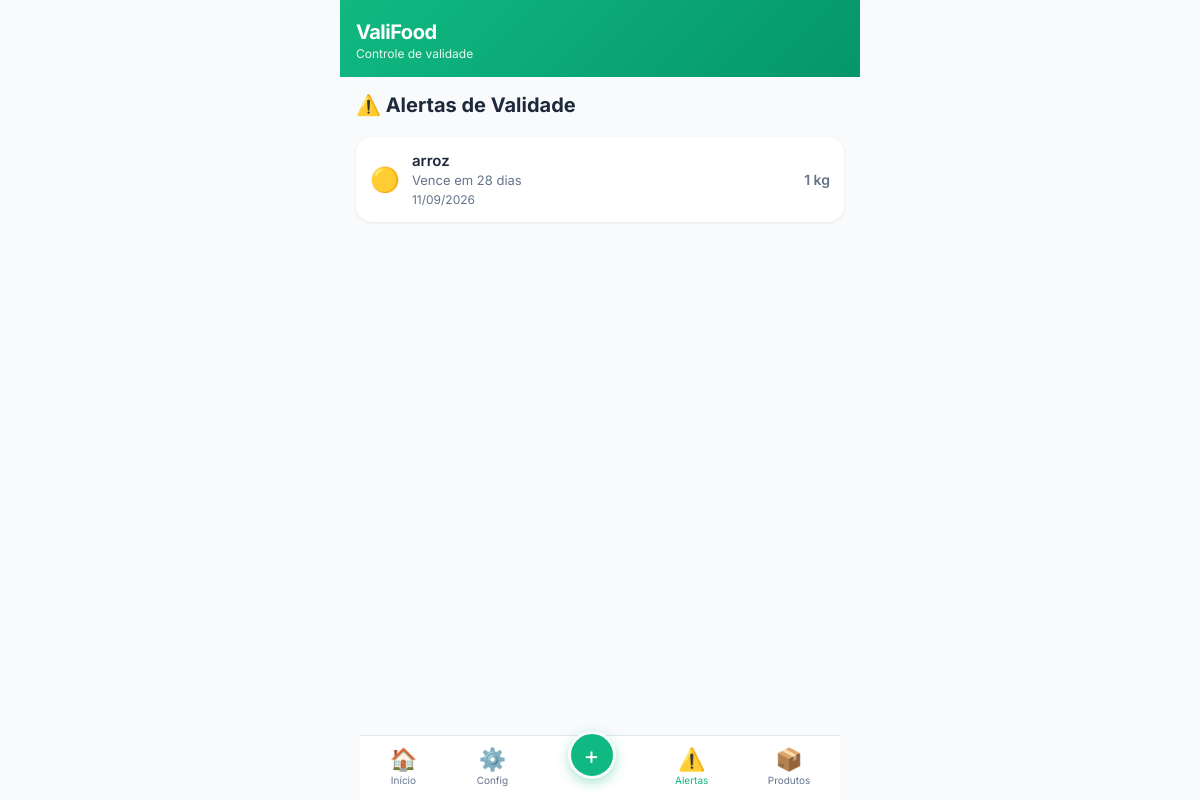
Screenshot of /notifications/ (signed in) with the database file from the repository.
### app/models.py (models this page shows, shortened)
class Product(db.Model):
    __tablename__ = 'products'
    id = db.Column(db.Integer, primary_key=True)
    user_id = db.Column(db.Integer, db.ForeignKey('users.id'), nullable=False)
    barcode = db.Column(db.String(50), nullable=True)
    name = db.Column(db.String(150), nullable=False)
    brand = db.Column(db.String(100), nullable=True)
    category_id = db.Column(db.Integer, db.ForeignKey('categories.id'), nullable=True)
    quantity = db.Column(db.Float, default=1)
    unit = db.Column(db.String(20), default='unidade')
    purchase_date = db.Column(db.Date, nullable=True)
    expiration_date = db.Column(db.Date, nullable=True)
    no_expiration = db.Column(db.Boolean, default=False)
    storage_location_id = db.Column(db.Integer, db.ForeignKey('storage_locations.id'), nullable=True)
    notes = db.Column(db.Text, nullable=True)
    image = db.Column(db.String(255), nullable=True)
    created_at = db.Column(db.DateTime, default=lambda: datetime.now(pytz.timezone('America/Sao_Paulo')))
    updated_at = db.Column(db.DateTime, default=lambda: datetime.now(pytz.timezone('America/Sao_Paulo')), onupdate=lambda: datetime.now(pytz.timezone('America/Sao_Paulo')))
    active = db.Column(db.Boolean, default=True)

### app/routes/notifications.py (the view)
@bp.route('/')
@login_required
def index():
    tz = pytz.timezone('America/Sao_Paulo')
    today = datetime.now(tz).date()
    products = Product.query.filter_by(user_id=current_user.id, active=True).all()
    alerts = []
    for p in products:
        if p.no_expiration or not p.expiration_date:
            continue
        days = (p.expiration_date - today).days
        alert_level = None
        if days < 0:
            alert_level = 'vencido'
        elif days == 0:
            alert_level = 'vence_hoje'
        elif days <= 3:
            alert_level = 'urgente'
        elif days <= 7:
            alert_level = 'atencao'
        elif days <= 30:
            alert_level = 'proximo'
        if alert_level:
            alerts.append({
                'product': p,
                'days': days,
                'level': alert_level
            })
    alerts.sort(key=lambda x: x['days'])
    return render_template('notifications.html', alerts=alerts)

### app/templates/notifications.html (shortened to what this page needs)
{% extends "base.html" %}
{% block content %}
<div class="notifications-page">
    <div class="page-header">
        <h2>⚠️ Alertas de Validade</h2>
    </div>
    {% if alerts %}
    <div class="alert-list">
        {% for alert in alerts %}
        <a href="{{ url_for('products.detail', id=alert.product.id) }}" class="alert-card alert-{{ alert.level }}">
            <div class="alert-icon">
                {% if alert.level == 'vencido' %}❌{% elif alert.level == 'vence_hoje' %}⚠️{% elif alert.level == 'urgente' %}🔴{% else %}🟡{% endif %}
            </div>
            <div class="alert-info">
                <h4>{{ alert.product.name }}</h4>
                <p>
                    {% if alert.days < 0 %}
                        Vencido há {{ alert.days|abs }} dias
                    {% elif alert.days == 0 %}
                        Vence hoje!
                    {% else %}
                        Vence em {{ alert.days }} dias
                    {% endif %}
                </p>
                <span class="alert-date">{{ alert.product.expiration_date.strftime('%d/%m/%Y') }}</span>
            </div>
            <div class="alert-qty">{{ alert.product.quantity|int }} {{ alert.product.unit }}</div>
        </a>
        {% endfor %}
    </div>
    {% else %}
    <div class="empty-state">
        <span class="empty-icon">✅</span>
        <p>Nenhum alerta no momento</p>
        <p class="empty-sub">Todos os seus produtos estão em dia!</p>
    </div>
    {% endif %}
</div>
{% endblock %}

### app/static/css/style.css (style rules this page uses)
:root { --primary: #10b981; --primary-dark: #059669; --danger: #ef4444; --warning: #f59e0b; --info: #3b82f6; --success: #22c55e; --bg: #f8fafc; --surface: #ffffff; --text: #1e293b; --text-secondary: #64748b; --border: #e2e8f0; --radius: 16px; --radius-sm: 12px; --shadow: 0 1px 3px rgba(0,0,0,0.08); --shadow-lg: 0 10px 25px rgba(0,0,0,0.1); }
* { margin: 0; padding: 0; box-sizing: border-box; -webkit-tap-highlight-color: transparent; }
html, body { font-family: 'Inter', -apple-system, BlinkMacSystemFont, sans-serif; background: var(--bg); color: var(--text); height: 100%; overflow-x: hidden; -webkit-font-smoothing: antialiased; }
.page-header { margin-bottom: 20px; }
.page-header h2 { font-size: 1.25rem; font-weight: 700; }
.alert-list { display: flex; flex-direction: column; gap: 10px; }
.alert-card { display: flex; align-items: center; gap: 12px; background: var(--surface); border-radius: var(--radius); padding: 14px; text-decoration: none; color: inherit; box-shadow: var(--shadow); }
.alert-icon { font-size: 1.5rem; }
.alert-info { flex: 1; }
.alert-info h4 { font-size: 0.9375rem; font-weight: 600; }
.alert-info p { font-size: 0.8125rem; color: var(--text-secondary); margin-top: 2px; }
.alert-date { font-size: 0.75rem; color: var(--text-secondary); }
.alert-qty { font-size: 0.875rem; font-weight: 600; color: var(--text-secondary); }

### rows the page displays
Product: product.name "arroz", product.expiration_date "11/09/2026", product.quantity "1", product.unit "kg"

### other values shown
{{ alert.days }} "28"
